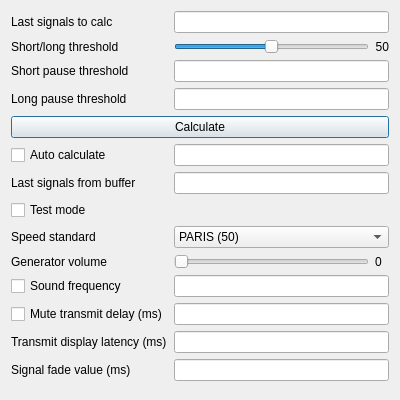
<?xml version="1.0" encoding="UTF-8"?>
<ui version="4.0">
 <class>MorseDecoderSettings</class>
 <widget class="QDialog" name="MorseDecoderSettings">
  <property name="geometry">
   <rect>
    <x>0</x>
    <y>0</y>
    <width>400</width>
    <height>400</height>
   </rect>
  </property>
  <property name="windowTitle">
   <string>Morse code settings</string>
  </property>
  <layout class="QGridLayout" name="gridLayout">
   <item row="7" column="0">
    <widget class="QLabel" name="BufferLastL">
     <property name="text">
      <string>Last signals from buffer</string>
     </property>
    </widget>
   </item>
   <item row="1" column="2">
    <widget class="QLabel" name="MorseLengthFactorV">
     <property name="text">
      <string>50</string>
     </property>
     <property name="alignment">
      <set>Qt::AlignRight|Qt::AlignTrailing|Qt::AlignVCenter</set>
     </property>
    </widget>
   </item>
   <item row="6" column="1" colspan="2">
    <widget class="QLineEdit" name="AutoCalcT">
     <property name="text">
      <string/>
     </property>
    </widget>
   </item>
   <item row="0" column="0">
    <widget class="QLabel" name="MorseLastSignalsL">
     <property name="text">
      <string>Last signals to calc</string>
     </property>
    </widget>
   </item>
   <item row="2" column="1" colspan="2">
    <widget class="QLineEdit" name="PauseShortFactorT">
     <property name="text">
      <string/>
     </property>
    </widget>
   </item>
   <item row="3" column="1" colspan="2">
    <widget class="QLineEdit" name="PauseLongFactorT">
     <property name="text">
      <string/>
     </property>
    </widget>
   </item>
   <item row="5" column="0" colspan="3">
    <widget class="QPushButton" name="MorseCalcB">
     <property name="text">
      <string>Calculate</string>
     </property>
    </widget>
   </item>
   <item row="3" column="0">
    <widget class="QLabel" name="PauseLongFactorL">
     <property name="text">
      <string>Long pause threshold</string>
     </property>
    </widget>
   </item>
   <item row="1" column="0">
    <widget class="QLabel" name="MorseLengthFactorL">
     <property name="text">
      <string>Short/long threshold</string>
     </property>
    </widget>
   </item>
   <item row="0" column="1" colspan="2">
    <widget class="QLineEdit" name="MorseLastSignalsT">
     <property name="text">
      <string/>
     </property>
    </widget>
   </item>
   <item row="10" column="0">
    <widget class="QLabel" name="GenVolumeL">
     <property name="text">
      <string>Generator volume</string>
     </property>
    </widget>
   </item>
   <item row="9" column="0">
    <widget class="QLabel" name="WPMStandardL">
     <property name="text">
      <string>Speed standard</string>
     </property>
    </widget>
   </item>
   <item row="13" column="1" colspan="2">
    <widget class="QLineEdit" name="TransmitBufLatencyT"/>
   </item>
   <item row="10" column="1">
    <widget class="QSlider" name="GenVolumeS">
     <property name="minimum">
      <number>0</number>
     </property>
     <property name="maximum">
      <number>100</number>
     </property>
     <property name="value">
      <number>0</number>
     </property>
     <property name="orientation">
      <enum>Qt::Horizontal</enum>
     </property>
    </widget>
   </item>
   <item row="9" column="1" colspan="2">
    <widget class="QComboBox" name="WPMStandardT">
     <item>
      <property name="text">
       <string>PARIS (50)</string>
      </property>
     </item>
     <item>
      <property name="text">
       <string>CODEX (60)</string>
      </property>
     </item>
    </widget>
   </item>
   <item row="10" column="2">
    <widget class="QLabel" name="GenVolumeV">
     <property name="text">
      <string>0</string>
     </property>
    </widget>
   </item>
   <item row="7" column="1" colspan="2">
    <widget class="QLineEdit" name="BufferLastT">
     <property name="text">
      <string/>
     </property>
    </widget>
   </item>
   <item row="2" column="0">
    <widget class="QLabel" name="PauseShortFactorL">
     <property name="text">
      <string>Short pause threshold</string>
     </property>
    </widget>
   </item>
   <item row="6" column="0">
    <widget class="QCheckBox" name="AutoCalcC">
     <property name="text">
      <string>Auto calculate</string>
     </property>
    </widget>
   </item>
   <item row="8" column="0">
    <widget class="QCheckBox" name="TestModeC">
     <property name="text">
      <string>Test mode</string>
     </property>
    </widget>
   </item>
   <item row="1" column="1">
    <widget class="QSlider" name="MorseLengthFactorS">
     <property name="minimum">
      <number>0</number>
     </property>
     <property name="maximum">
      <number>100</number>
     </property>
     <property name="value">
      <number>50</number>
     </property>
     <property name="orientation">
      <enum>Qt::Horizontal</enum>
     </property>
    </widget>
   </item>
   <item row="12" column="1" colspan="2">
    <widget class="QLineEdit" name="MuteTransmitT"/>
   </item>
   <item row="12" column="0">
    <widget class="QCheckBox" name="MuteTransmitC">
     <property name="text">
      <string>Mute transmit delay (ms)</string>
     </property>
    </widget>
   </item>
   <item row="13" column="0">
    <widget class="QLabel" name="TransmitBufLatencyL">
     <property name="text">
      <string>Transmit display latency (ms)</string>
     </property>
    </widget>
   </item>
   <item row="14" column="0">
    <widget class="QLabel" name="TransmitFadeL">
     <property name="text">
      <string>Signal fade value (ms)</string>
     </property>
    </widget>
   </item>
   <item row="14" column="1" colspan="2">
    <widget class="QLineEdit" name="TransmitFadeT"/>
   </item>
   <item row="11" column="0">
    <widget class="QCheckBox" name="SoundFreqC">
     <property name="text">
      <string>Sound frequency</string>
     </property>
    </widget>
   </item>
   <item row="11" column="1" colspan="2">
    <widget class="QLineEdit" name="SoundFreqT"/>
   </item>
  </layout>
 </widget>
 <tabstops>
  <tabstop>MorseLastSignalsT</tabstop>
  <tabstop>MorseLengthFactorS</tabstop>
  <tabstop>PauseShortFactorT</tabstop>
  <tabstop>PauseLongFactorT</tabstop>
  <tabstop>MorseCalcB</tabstop>
  <tabstop>AutoCalcC</tabstop>
  <tabstop>AutoCalcT</tabstop>
  <tabstop>BufferLastT</tabstop>
  <tabstop>TestModeC</tabstop>
  <tabstop>WPMStandardT</tabstop>
  <tabstop>GenVolumeS</tabstop>
  <tabstop>SoundFreqC</tabstop>
  <tabstop>SoundFreqT</tabstop>
  <tabstop>MuteTransmitC</tabstop>
  <tabstop>MuteTransmitT</tabstop>
  <tabstop>TransmitBufLatencyT</tabstop>
  <tabstop>TransmitFadeT</tabstop>
 </tabstops>
 <resources/>
 <connections/>
</ui>
